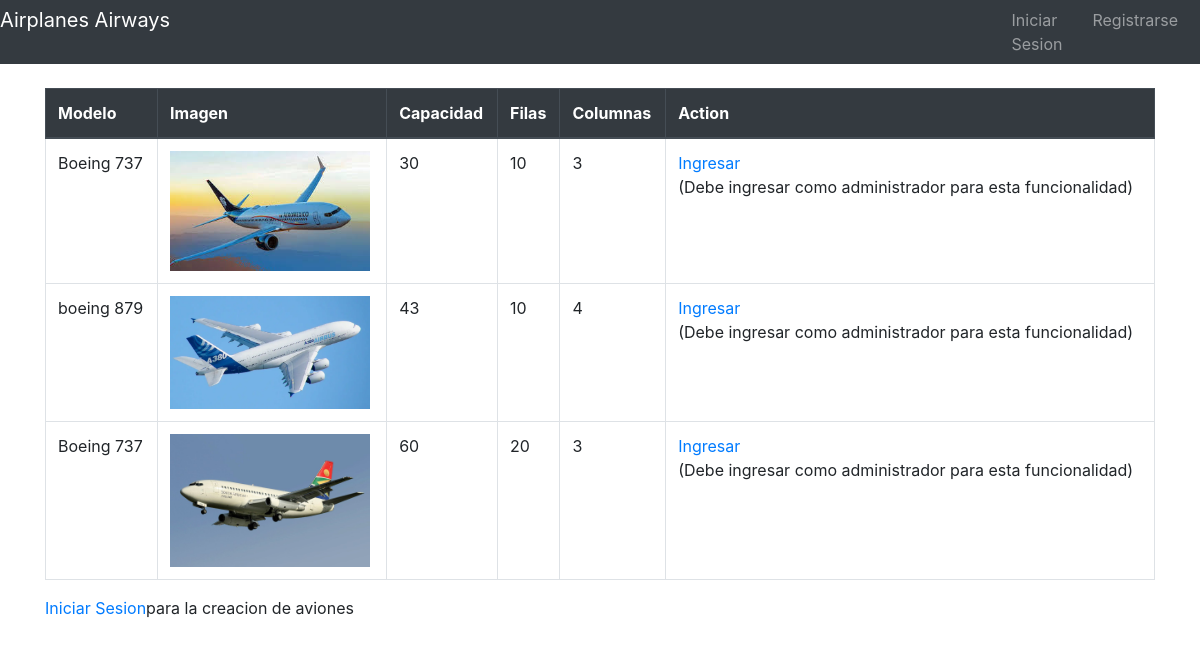
/airplanes/airplane_list/, run on the app's committed database.
### apps/airplanes/models.py (models this page shows, shortened)
class Airplane(models.Model):
    model = models.CharField(max_length=100)
    image = models.ImageField(upload_to='airplanes/', blank=True, null=True)
    capacity = models.IntegerField()
    rows = models.IntegerField()
    columns = models.IntegerField()

### apps/airplanes/views.py (the view)
class AirplaneList(ListView):
    model = Airplane
    template_name = 'airplanes/list.html'
    context_object_name = 'airplanes'

### apps/airplanes/templates/airplanes/list.html (shortened to what this page needs)
{% extends 'base.html' %}
{% block content %}
<div class="container mt-4">
    <table class="table table-bordered">
        <thead class="thead-dark">
            <tr>
                <th scope="col">Modelo</th>
                <th scope="col">Imagen</th>
                <th scope="col">Capacidad</th>
                <th scope="col">Filas</th>
                <th scope="col">Columnas</th>
                <th scope="col">Action</th>
            </tr>
        </thead>
        <tbody>
            {% for airplane in airplanes %}
            <tr>
                <td>{{airplane.model}}</td>
                <td>
                    {% if airplane.image %}
                        <img src="{{ airplane.image.url }}" alt="{{ airplane.model }}" width="200">
                    {% else %}
                        <span class="text-muted">Sin imagen</span>
                    {% endif %}
                </td>
                <td>{{airplane.capacity}}</td>
                <td>{{airplane.rows}}</td>
                <td>{{airplane.columns}}</td>
                {% if user.is_superuser %}
                <td>
                    <a href="{% url 'airplane_detail' airplane.id %}" class="fa fa-eye" aria-hidden="true"> Ver </a>
                    <a href="{% url 'airplane_update' airplane.id %}" class="fa fa-eye" aria-hidden="true"> Editar </a>
                    <a href="{% url 'airplane_delete' airplane.id %}" class="fa fa-trash" aria-hidden="true"> Borrar </a>
                </td>
                {% else %}
                <td>
                    <a href="{% url 'login' %}" class="fa fa-eye" aria-hidden="true"> Ingresar </a>
                    <p>(Debe ingresar como administrador para esta funcionalidad)</p>
                </td>
                {% endif %}
            </tr>
            {% endfor %}
        </tbody>
    </table>
    {% if user.is_superuser %}
        <a href="{% url 'airplane_create' %}" class="btn btn-info">Crear Avion</a>
    {% else %}
        <p><a href="{ url 'login' }" class="fa fa-eye">Iniciar Sesion</a>para la creacion de aviones</p>
    {% endif %}
</div>
{% endblock %}

### data on the page
Airplane: model "Boeing 737", image (picture), capacity "30", rows "10", columns "3"
Airplane: model "boeing 879", image (picture), capacity "43", rows "10", columns "4"
Airplane: model "Boeing 737", image (picture), capacity "60", rows "20", columns "3"
